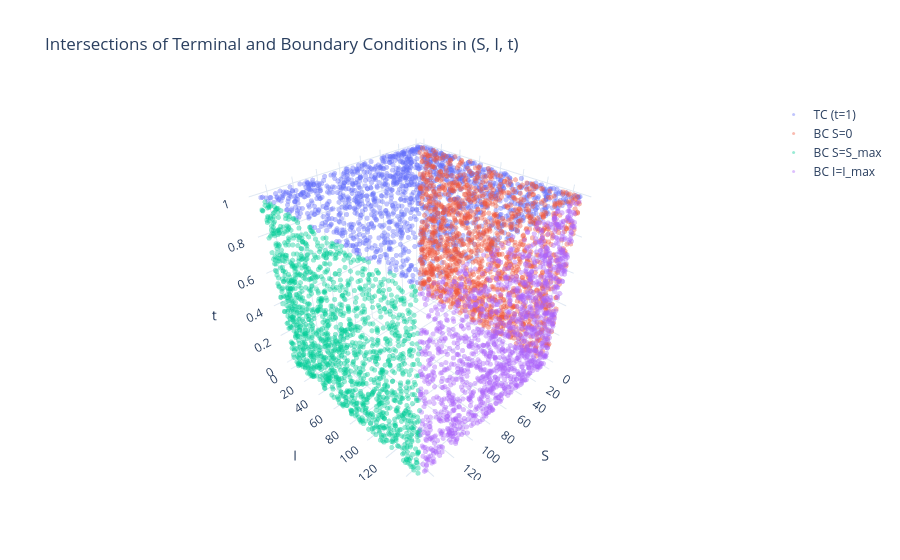

Notebook code cell kept with this figure:
### Code cell
import numpy as np
import pandas as pd
import plotly.express as px
import plotly.graph_objects as go

def to_df(X, label):
    X = X.detach().cpu().numpy()
    df = pd.DataFrame(X, columns=["S", "I", "t", "r", "sigma"])
    df["type"] = label
    return df

df_tc   = to_df(X_tc, "TC: t = 1")
df_s0   = to_df(X_bc_s0, "BC: S = 0")
df_smax = to_df(X_bc_smax, "BC: S = S_max")
df_imax = to_df(X_bc_imax, "BC: I = I_max")

# Intersections
tc_s0   = df_tc[(df_tc["S"] == 0)]
tc_smax = df_tc[(df_tc["S"] == S_max)]
tc_imax = df_tc[(df_tc["I"] == I_max)]

s0_imax   = df_s0[(df_s0["I"] == I_max)]
smax_imax = df_smax[(df_smax["I"] == I_max)]

fig = go.Figure()

fig.add_trace(go.Scatter3d(
    x=df_tc["S"], y=df_tc["I"], z=df_tc["t"],
    mode="markers", name="TC (t=1)",
    marker=dict(size=3, opacity=0.4)
))

fig.add_trace(go.Scatter3d(
    x=df_s0["S"], y=df_s0["I"], z=df_s0["t"],
    mode="markers", name="BC S=0",
    marker=dict(size=3, opacity=0.4)
))

fig.add_trace(go.Scatter3d(
    x=df_smax["S"], y=df_smax["I"], z=df_smax["t"],
    mode="markers", name="BC S=S_max",
    marker=dict(size=3, opacity=0.4)
))

fig.add_trace(go.Scatter3d(
    x=df_imax["S"], y=df_imax["I"], z=df_imax["t"],
    mode="markers", name="BC I=I_max",
    marker=dict(size=3, opacity=0.4)
))

fig.add_trace(go.Scatter3d(
    x=tc_s0["S"], y=tc_s0["I"], z=tc_s0["t"],
    mode="markers", name="TC ∩ S=0",
    marker=dict(size=6, color="red")
))

fig.add_trace(go.Scatter3d(
    x=tc_smax["S"], y=tc_smax["I"], z=tc_smax["t"],
    mode="markers", name="TC ∩ S=S_max",
    marker=dict(size=6, color="orange")
))

fig.add_trace(go.Scatter3d(
    x=tc_imax["S"], y=tc_imax["I"], z=tc_imax["t"],
    mode="markers", name="TC ∩ I=I_max",
    marker=dict(size=6, color="green")
))

fig.add_trace(go.Scatter3d(
    x=s0_imax["S"], y=s0_imax["I"], z=s0_imax["t"],
    mode="markers", name="S=0 ∩ I=I_max",
    marker=dict(size=6, color="purple")
))

fig.add_trace(go.Scatter3d(
    x=smax_imax["S"], y=smax_imax["I"], z=smax_imax["t"],
    mode="markers", name="S=S_max ∩ I=I_max",
    marker=dict(size=6, color="brown")
))

fig.update_layout(
    title="Intersections of Terminal and Boundary Conditions in (S, I, t)",
    scene=dict(
        xaxis_title="S",
        yaxis_title="I",
        zaxis_title="t"
    ),
    template="plotly_white"
)

fig.show()

### Figure 1 — Plotly figure (JSON) as saved in the notebook; plotly's stock layout.template omitted (floating-point values rounded to 4 significant figures; data arrays with more than 128 entries replaced by an {"elided": "..."} marker saying what was removed)
{"data": [{"marker": {"opacity": 0.4, "size": 3}, "mode": "markers", "name": "TC (t=1)", "type": "scatter3d", "x": {"elided": "1500 float values"}, "y": {"elided": "1500 float values"}, "z": {"elided": "1500 float values"}}, {"marker": {"opacity": 0.4, "size": 3}, "mode": "markers", "name": "BC S=0", "type": "scatter3d", "x": {"elided": "1500 float values"}, "y": {"elided": "1500 float values"}, "z": {"elided": "1500 float values"}}, {"marker": {"opacity": 0.4, "size": 3}, "mode": "markers", "name": "BC S=S_max", "type": "scatter3d", "x": {"elided": "1500 float values"}, "y": {"elided": "1500 float values"}, "z": {"elided": "1500 float values"}}, {"marker": {"opacity": 0.4, "size": 3}, "mode": "markers", "name": "BC I=I_max", "type": "scatter3d", "x": {"elided": "1500 float values"}, "y": {"elided": "1500 float values"}, "z": {"elided": "1500 float values"}}, {"marker": {"color": "red", "size": 6}, "mode": "markers", "name": "TC ∩ S=0", "type": "scatter3d", "x": [], "y": [], "z": []}, {"marker": {"color": "orange", "size": 6}, "mode": "markers", "name": "TC ∩ S=S_max", "type": "scatter3d", "x": [], "y": [], "z": []}, {"marker": {"color": "green", "size": 6}, "mode": "markers", "name": "TC ∩ I=I_max", "type": "scatter3d", "x": [], "y": [], "z": []}, {"marker": {"color": "purple", "size": 6}, "mode": "markers", "name": "S=0 ∩ I=I_max", "type": "scatter3d", "x": [], "y": [], "z": []}, {"marker": {"color": "brown", "size": 6}, "mode": "markers", "name": "S=S_max ∩ I=I_max", "type": "scatter3d", "x": [], "y": [], "z": []}], "layout": {"scene": {"xaxis": {"title": {"text": "S"}}, "yaxis": {"title": {"text": "I"}}, "zaxis": {"title": {"text": "t"}}}, "title": {"text": "Intersections of Terminal and Boundary Conditions in (S, I, t)"}}}
